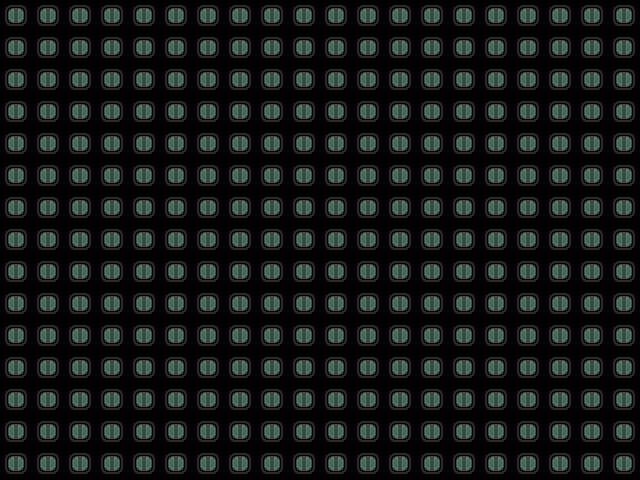

The image is a tile-based game level rendered from a .tmx file. Its description and source (layers, tilesets, objects; grid data summarised) follow:
An orthogonal 20x15 tile map with 32x32 px tiles, 1 tile layer (Tile Layer 1).

<map version="1.2" tiledversion="1.3.5" orientation="orthogonal" renderorder="right-down" width="20" height="15" tilewidth="32" tileheight="32" infinite="0" nextlayerid="2" nextobjectid="1">
 <tileset firstgid="1" source="bgTiles.tsx" />
 <layer id="1" name="Tile Layer 1" width="20" height="15" opacity="0.5">
  <data>[300 cells, 300 non-empty, 1 distinct tile ids]</data>
 </layer>
</map>
